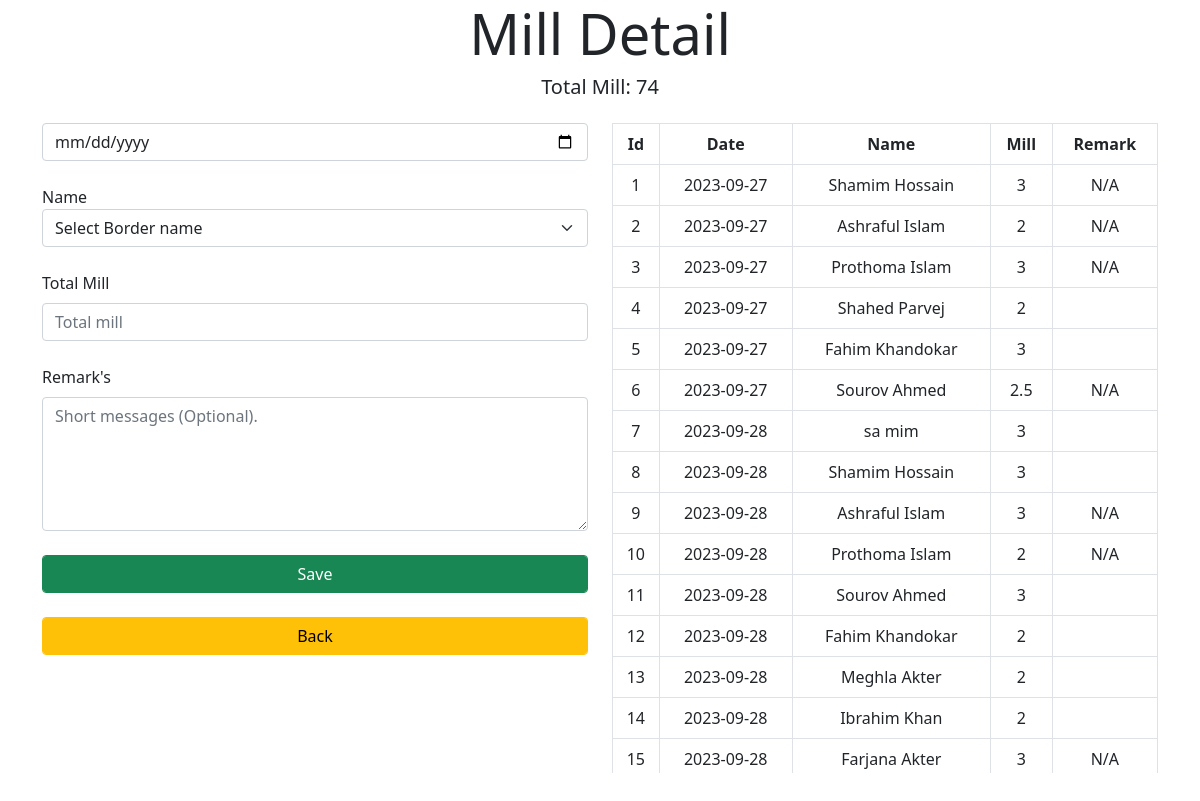
/dmtdb/milDetail.php, run on the app's committed database.
### tables this page shows
CREATE TABLE `tb_milldetail` (
  `Id` int(11) NOT NULL,
  `Date` date NOT NULL,
  `Name` varchar(250) NOT NULL,
  `Mill` float NOT NULL,
  `Remark` varchar(250) NOT NULL
);

### dmtdb/milDetail.php (the view, shortened to what this page needs)
<?php include 'dmtdb.php' ?>
<!DOCTYPE html>
<html lang="en">
<head>
    <link href="https://cdn.jsdelivr.net/npm/bootstrap@5.0.2/dist/css/bootstrap.min.css" rel="stylesheet">
</head>
<body>
<section>
    <div class="container">
        <div class="row text-center">
            <div class="col mT-4">
                <h3 class="display-4">Mill Detail</h3>
            </div>
        </div>
        <h5>
            <div class="text-center">
                <?php
                    $totalMill = "SELECT sum(Mill) FROM `tb_milldetail`";
                    $sumResult = $conn->query($totalMill);
                    while($row = mysqli_fetch_array($sumResult))
                    {
                        echo"Total Mill: ".$row['sum(Mill)'];
                    }
                ?>
            </div>
        </h5>
    </div>
</section>
<section>
    <div class="container my-4">
        <div class="row">
            <div class="col-md-6">
                <form action="milDetailBack.php" method="POST">
                <div class="form-group">
                    <input type="date" required name="dtpDate" class="form-control">
                </div><br>
                <div class="form-group">
                    <label for="name" class="from-label">Name</label><br>
                    <select name="cbxName" required id="name" class="form-select">
                        <option selected disabled>Select Border name</option>
                    </select>
                </div><br>
                <div class="form-group">
                    <label for="mil"  class="form-label">Total Mill</label>
                    <input type="float" name="txtMil" required class="form-control" placeholder="Total mill" >
                </div><br>
                <div class="form-group">
                <label for="remark" class="form-label">Remark's</label>
                <textarea name="txtRemark" id="remark" cols="30" rows="5" placeholder="Short messages (Optional)." class="form-control"></textarea>
                </div>
                <div class="form-group">
                    <input type="submit" class="btn btn-success form-control mt-4" value="Save">
                    <a href="index.php"><input class="btn btn-warning form-control mt-4" name="btnSave" value="Back"></a>
                </div>
                </form>
            </div>
            <div class="col-md-6 overflow-auto text-center " style="max-width: 100%; max-height: 650px;">
                <table class="table table-bordered text-center">
                    <thead>
                        <th>Id</th>
                        <th>Date</th>
                        <th>Name</th>
                        <th>Mill</th>
                        <th>Remark</th>
                    </thead>
                    <tbody>
                        <?php
                        $sqlShow = "SELECT * FROM `tb_milldetail`";
                        $sqlResult = $conn->query($sqlShow);
                        while($row = $sqlResult->fetch_assoc())
                        {
                            echo"
                            <tr>
                                <td>".$row["Id"]."</td>
                                <td>".$row["Date"]."</td>
                                <td>".$row["Name"]."</td>
                                <td>".$row["Mill"]."</td>
                                <td>".$row["Remark"]."</td>
                            </tr>
                            ";
                        }
                        ?>
                    </tbody>
                </table>
            </div>
        </div>
    </div>
</section>
</body>
</html>

### data on the page
tb_milldetail: Id "1", Date "2023-09-27", Name "Shamim Hossain", Mill "3", Remark "N/A"
tb_milldetail: Id "2", Date "2023-09-27", Name "Ashraful Islam", Mill "2", Remark "N/A"
tb_milldetail: Id "3", Date "2023-09-27", Name "Prothoma Islam", Mill "3", Remark "N/A"
tb_milldetail: Id "4", Date "2023-09-27", Name "Shahed Parvej", Mill "2"
tb_milldetail: Id "5", Date "2023-09-27", Name "Fahim Khandokar", Mill "3"
tb_milldetail: Id "6", Date "2023-09-27", Name "Sourov Ahmed", Mill "2.5", Remark "N/A"
tb_milldetail: Id "7", Date "2023-09-28", Name "sa mim", Mill "3"
tb_milldetail: Id "8", Date "2023-09-28", Name "Shamim Hossain", Mill "3"
tb_milldetail: Id "9", Date "2023-09-28", Name "Ashraful Islam", Mill "3", Remark "N/A"
tb_milldetail: Id "10", Date "2023-09-28", Name "Prothoma Islam", Mill "2", Remark "N/A"
tb_milldetail: Id "11", Date "2023-09-28", Name "Sourov Ahmed", Mill "3"
tb_milldetail: Id "12", Date "2023-09-28", Name "Fahim Khandokar", Mill "2"
tb_milldetail: Id "13", Date "2023-09-28", Name "Meghla Akter", Mill "2"
tb_milldetail: Id "14", Date "2023-09-28", Name "Ibrahim Khan", Mill "2"
tb_milldetail: Id "15", Date "2023-09-28", Name "Farjana Akter", Mill "3", Remark "N/A"

### other printed values
$row['sum(Mill)'] "74"
